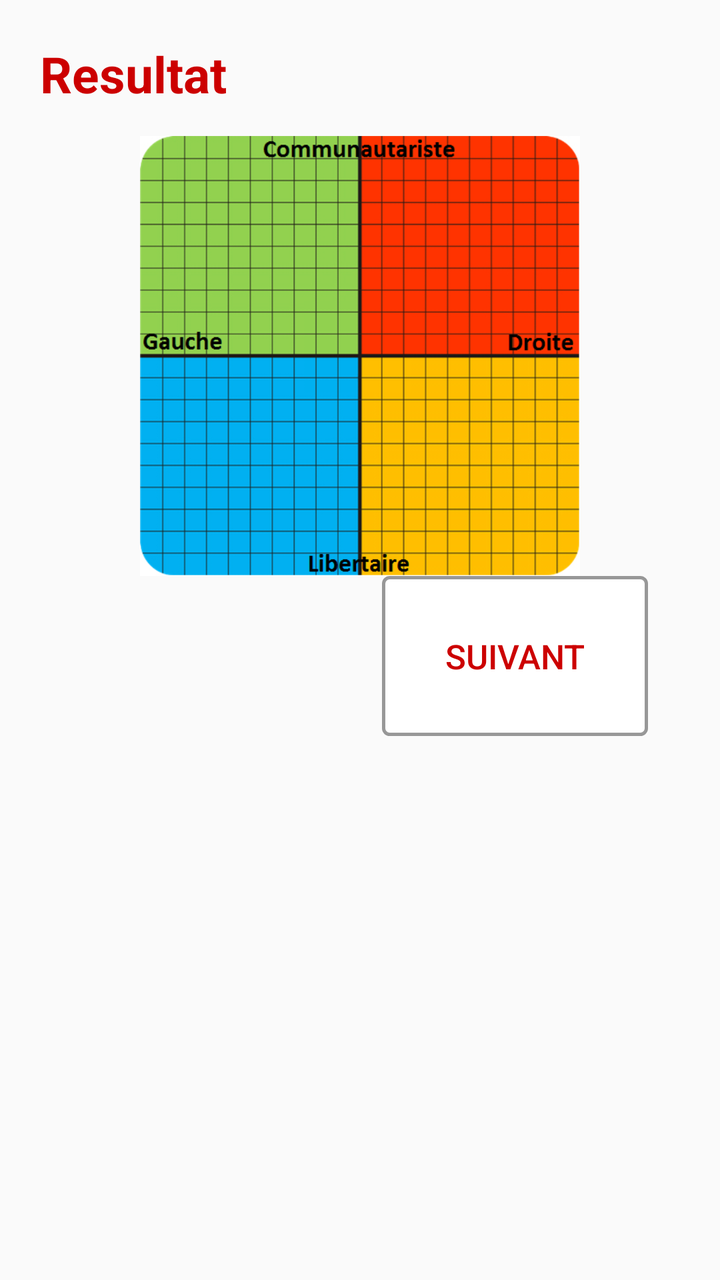
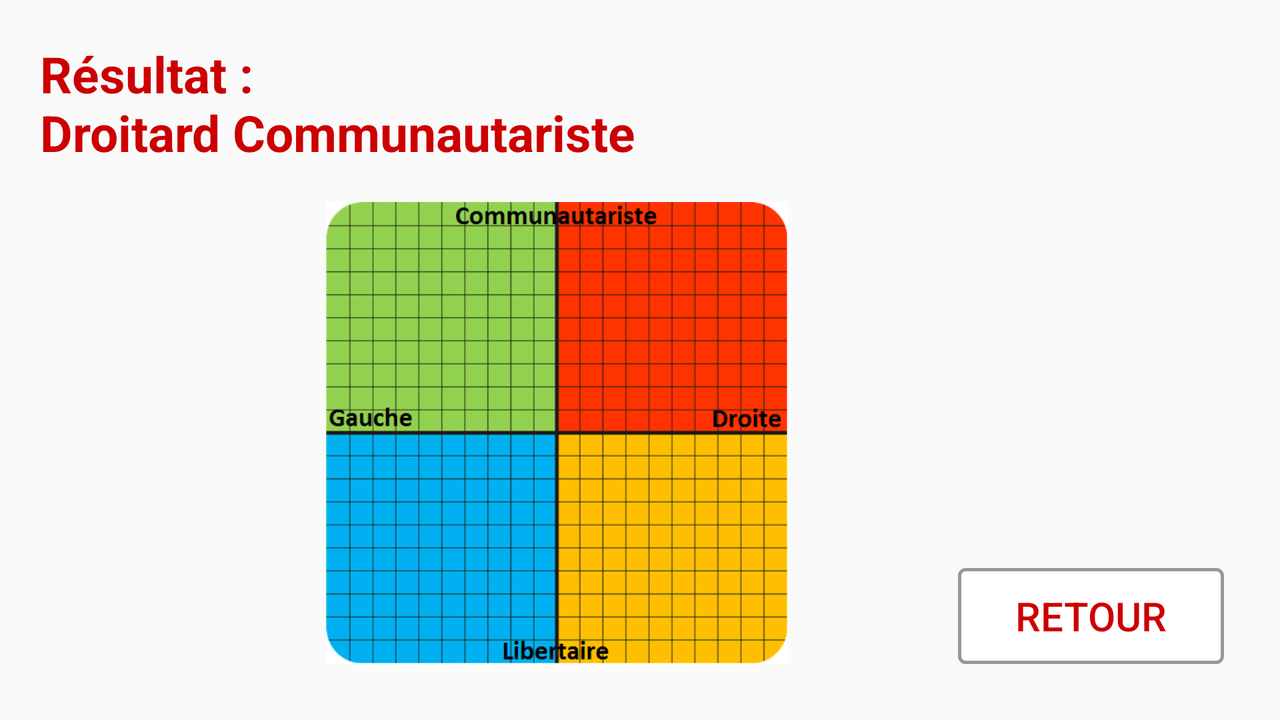

The same Android screen from two of the app's own layout files: first res/layout/ as a phone draws it, then the repository's variant for another configuration, drawn on a device whose configuration selects that folder. Both files follow.
<!-- AndroidManifest.xml: application theme AppTheme -->
<!-- res/layout/fragment_test_result.xml -->
<FrameLayout xmlns:android="http://schemas.android.com/apk/res/android"
    xmlns:tools="http://schemas.android.com/tools"
    android:layout_width="match_parent"
    android:layout_height="match_parent"
    tools:context="com.app.politcus.game.test.TestFragment">

    

    <LinearLayout
        android:orientation="vertical"
        android:layout_width="match_parent"
        android:layout_height="match_parent"
        android:padding="20dp"
        android:weightSum="1">

        <TextView
            android:layout_width="match_parent"
            android:layout_height="48dp"
            android:text="Resultat"
            android:textSize="25sp"
            android:textStyle="bold"
            android:textColor="@color/holo_red_dark"
            android:id="@+id/text_progress" />

        <RelativeLayout
            android:layout_width="match_parent"
            android:layout_height="72dp"
            android:layout_weight="0.37">

            <ImageView
                android:layout_width="match_parent"
                android:layout_height="wrap_content"
                android:src="@drawable/grid"/>

        </RelativeLayout>

        <RelativeLayout
            android:layout_width="match_parent"
            android:layout_height="wrap_content">

            <Button
                android:text="Suivant"
                android:textColor="@color/holo_red_dark"
                android:textSize="17sp"
                android:background="@drawable/border_button"
                android:layout_width="133dp"
                android:layout_height="80dp"
                android:id="@+id/btn_back"
                android:layout_marginEnd="16dp"
                android:layout_alignParentTop="true"
                android:layout_alignParentEnd="true" />

        </RelativeLayout>

    </LinearLayout>

</FrameLayout>
<!-- resources referenced by this layout -->
<resources>
  <color name="holo_red_dark">#ffcc0000</color>
  <!-- drawable border_button (drawable) -->
  <?xml version="1.0" encoding="utf-8"?>
  <selector xmlns:android="http://schemas.android.com/apk/res/android">
  <item android:state_pressed="true" >
      <shape>
          <solid
              android:color="#004F81" />
          <stroke
              android:width="1dp"
              android:color="#222222" />
          <corners
              android:radius="7dp" />
          <padding
              android:left="10dp"
              android:top="10dp"
              android:right="10dp"
              android:bottom="10dp" />
      </shape>
  </item>
  
  <item>
      <shape xmlns:android="http://schemas.android.com/apk/res/android"
          android:shape="rectangle">
          <gradient android:startColor="@color/white"
              android:endColor="#FFFFFFFF"
              android:angle="270" />
          <corners android:radius="3dp" />
          <stroke android:width="5px" android:color="@color/black_overlay" />
      </shape>
  </item>
  </selector>
  <!-- drawable grid: png bitmap (drawable, 121013 bytes) -->
  <style name="AppTheme" parent="Theme.AppCompat.Light.DarkActionBar">
          
          <item name="colorPrimary">@color/colorPrimary</item>
          <item name="colorPrimaryDark">@color/colorPrimaryDark</item>
          <item name="colorAccent">@color/colorAccent</item>
      </style>
  <color name="white">#FFFFFFFF</color>
  <color name="black_overlay">#66000000</color>
  <color name="colorPrimary">#3F51B5</color>
  <color name="colorPrimaryDark">#303F9F</color>
  <color name="colorAccent">#FF4081</color>
</resources>
<!-- res/layout-land/fragment_test_result.xml (the repository's variant of the layout above) -->
<!-- drawn on the phone turned sideways -->
<FrameLayout xmlns:android="http://schemas.android.com/apk/res/android"
    xmlns:tools="http://schemas.android.com/tools"
    android:layout_width="match_parent"
    android:layout_height="match_parent"
    tools:context="com.app.politcus.game.test_coord.TestResultFragment"
  android:orientation="horizontal">


    <LinearLayout
        android:orientation="vertical"
        android:layout_width="match_parent"
        android:layout_height="match_parent"
        android:padding="20dp"
        android:weightSum="1">

        <TextView
            android:layout_width="match_parent"
            android:layout_height="wrap_content"
            android:text="Résultat :\nDroitard Communautariste"
            android:textSize="25sp"
            android:textStyle="bold"
            android:textColor="@color/holo_red_dark"
            android:id="@+id/text_result"
            android:layout_marginBottom="10dp"/>

  <RelativeLayout
    android:orientation="horizontal"
    android:layout_width="match_parent"
    android:layout_height="match_parent"
    android:padding="8dp"
    android:weightSum="1"    >

        <ImageView
            android:layout_width="wrap_content"
            android:layout_height="wrap_content"
            android:src="@drawable/grid"
            android:id="@+id/grid"
          />



            <Button
                android:text="retour"
                android:textColor="@color/holo_red_dark"
                android:textSize="20sp"
                android:background="@drawable/border_button"
                android:layout_width="133dp"
                android:layout_height="wrap_content"
                android:id="@+id/btn_back"
              android:layout_alignParentEnd="true"
              android:layout_alignParentBottom="true"/>


    </RelativeLayout>
    </LinearLayout>
</FrameLayout>
